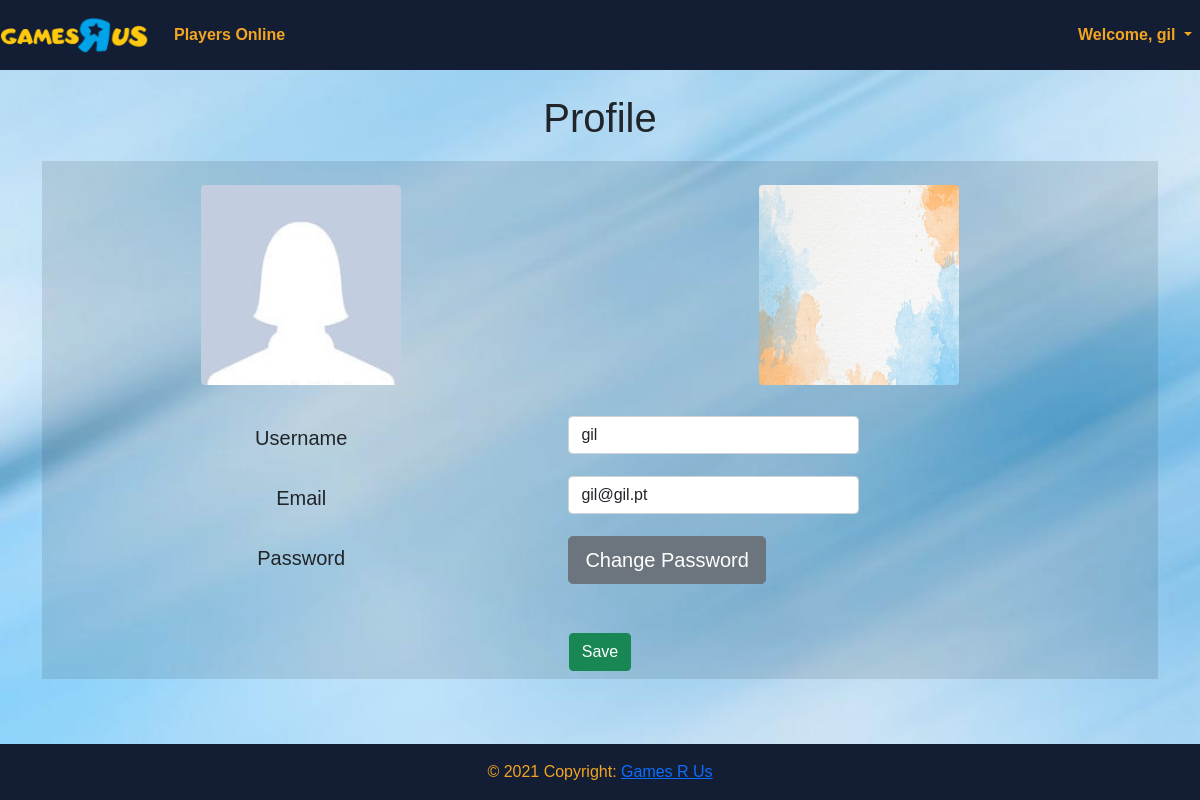
/profile.php (signed in), run on the app's committed database.
### tables this page shows
CREATE TABLE `user` (
  `id` int(11) NOT NULL,
  `username` text NOT NULL,
  `email` text NOT NULL,
  `password` text NOT NULL,
  `imagemPerfil` text NOT NULL,
  `vitorias` int(11) NOT NULL,
  `empates` int(11) NOT NULL,
  `derrotas` int(11) NOT NULL,
  `jogosFeitos` int(11) NOT NULL,
  `backgroundImage` text NOT NULL,
  `contaVerificada` int(11) NOT NULL,
  `isAdmin` int(11) NOT NULL,
  `userKey` text NOT NULL
);

### profile.php (the view, shortened to what this page needs)
<?php
include 'scripts.php';
include 'forms.php';
include 'navbar.php';
if (isset($_SESSION["username"])) {
    $smt = $pdo->prepare('SELECT * FROM user WHERE username=?');
    $smt->execute([$_SESSION["username"]]);
    $utilizador = $smt->fetch(PDO::FETCH_ASSOC);
} else {
    header("location:login.php");
}
?>
<body style="background-image: url('bg_blue.jpg');" class="bgTTT">
<div class="container" style="padding-bottom:5%; padding-top:2%">
    <h1 class="text-center" style="padding-bottom:1%">Profile</h1>
    <table class="table table-active table-borderless" style="font-size: 20px">
        <thead>
        <th></th>
        <th></th>
        </thead>
        <tbody>
            <form action="profile.php" method="post" enctype="multipart/form-data">
                <tr>
                    <td>
                        <div class="image-upload">
                            <label for="fileToUpload">
                                <a href="changeProfilePic.php"><img src="<?= $utilizador['imagemPerfil'] ?>" class="rounded mx-auto d-block"></a>
                            </label>
                        </div>
                    </td>
                    <td>
                    <div class="image-upload">
                        <label for="fileToUpload">
                            <a href="changebackgroundimage.php"><img src="<?= $utilizador['backgroundImage'] ?>" class="rounded mx-auto d-block"></a>
                        </label>
                    </div>
                    </td>
                </tr>
                <tr>
                    <td style="text-align:center; padding-top: 2%">
                    <label for="user" class="col-md-4 col-form-label text-md-right">Username</label>
                    </td>
                    <td style="padding-top: 2%">
                    <div class="col-md-6">
                        <label for="user" class="form-control"><?= $utilizador['username'] ?></label>
                    </div>
                    </td>
                </tr>
                <tr>
                    <td style="text-align:center">
                    <label for="email" class="col-md-4 col-form-label text-md-right">Email</label>
                    </td>
                    <td>
                    <div class="col-md-6">
                        <input type="text" name="email" value="<?= $utilizador['email'] ?>" id="email" class="form-control">
                    </div>
                    </td>
                </tr>
                <tr>
                    <td style="text-align:center">
                    <label for="pass" class="col-md-4 col-form-label text-md-right">Password</label>
                    </td>
                    <td>
                    <div class="col-md-6">
                        <a class="btn btn-secondary btn-lg btn-block" href="changepassword.php" role="button">Change Password</a>
                    </div>
                    </td>
                </tr>
                <tr>
                    <td colspan="2">
                    <div class="col-md-12 text-center">
                        <input type="submit" name="submitEditProfile" id="submitEditProfile" class="btn btn-success" value="Save">
                    </div>
                    </td>
                </tr>
            </form>
        </tbody>
    </table>
</div>
<?php
include 'footer.php';
?>

### css/style.css (style rules this page uses)
.image-upload img { width: 200px !important; height: 200px !important; cursor: pointer; }
.image-upload { width: 200px !important; height: 200px !important; margin: auto; }
* { margin: 0; padding: 0; box-sizing: border-box; font-family: 'Poppins', sans-serif; }
.bgTTT { background-repeat:no-repeat; background-size: cover; }
.col-md-12 { padding-top: 3%; }

### data on the page
user: imagemPerfil (placeholder picture), backgroundImage (placeholder picture), username "gil", email "gil@gil.pt"

### other printed values
$_SESSION['username'] "gil"
